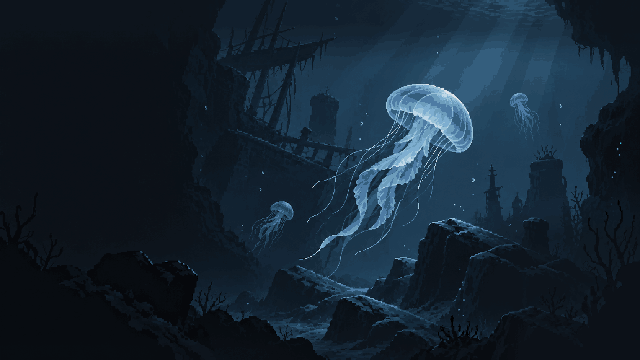
#> input picture art/incoming/title_jelly_1024/src/background_native.png, 640 x 360 px
$ python -i pixgen.py   (imports and definitions only)
#> lines starting #> are read from the running program, lines starting #| are printed output that depends on the picture; after the words box and inside, x2 and y2 are one past the last pixel; in counts of white or black regions, pixels touching at a corner belong together
"""Gemini（Nano Banana）出图 + 像素化，配套技能 .claude/skills/pixgen/SKILL.md。

  python tools/imagegen/pixgen.py gen   --tag relic265 --prompt "..." [--ref a.png ...] [--n 4]
  python tools/imagegen/pixgen.py pixel --tag relic265 [--size 32] [--colors 14] [--ref ...]
  python tools/imagegen/pixgen.py pixel --tag ul_crack --fx 200 [--cell 3] [--lum 0.9]   # 世界特效口径
  python tools/imagegen/pixgen.py sheet --tag relic265 [--ref ...]
  python tools/imagegen/pixgen.py strip --tag ka_charge --name fx_x --grid 4x2 --frame 64x64 [--align 0.03]   # 精灵表 → 帧条

- 只用标准库 urllib 直连，不经 Gemini CLI，不装任何东西。两种后端（PIXGEN_BACKEND）：
  vertex（缺省）：Vertex AI，按 Cloud 项目计费；令牌每次调 `gcloud auth print-access-token` 现取，项目取 gcloud 当前项目。
  studio：AI Studio Gemini API，key 读环境变量 GEMINI_API_KEY（预付制）。
  令牌 / key 都不打印、不写盘。
- 产物都在 build/imagegen/<tag>/（不进 git）：raw_*.png 原图、pix_*.png 成品、sheet.png 对照、log.json 提示词与参数。
"""
import argparse, base64, io, json, os, sys, time, urllib.request, urllib.error
from pathlib import Path

import numpy as np
from PIL import Image

ROOT = Path(__file__).resolve().parents[2]
OUT = ROOT / "build" / "imagegen"
API = "https://generativelanguage.googleapis.com/v1beta/models/{m}:generateContent"
VERTEX = "https://aiplatform.googleapis.com/v1/projects/{p}/locations/global/publishers/google/models/{m}:generateContent"
BACKEND = os.environ.get("PIXGEN_BACKEND", "vertex")
MODEL = os.environ.get("PIXGEN_MODEL", "gemini-3.1-flash-lite-image")
BG = (255, 0, 255)  # 要求模型用纯洋红底，抠图用
OUTLINE = (8, 14, 24)  # 现有 264 个藏品图标外轮廓 98% 是这个色
PALETTE_DIR = "game/art/ui/relics"  # 量化后吸附到这批图标的全体颜色（约 437 色），色相不跑

STYLE = ("Pixel-art game item icon in the exact style of the reference icons: single object, centered, "
         "front three-quarter view, 1-pixel dark navy outline, soft cel shading, limited palette, "
         "small sparkle accents allowed. Flat solid magenta #FF00FF background filling the whole canvas, "
         "no shadow on background, no text, no frame, no border.")


# [69 lines left out: functions _gcloud, _key, _png_b64, _call, cmd_gen, not called in this run]


def _palette(pdir):
    if not pdir:
        return None
    px = []
    for f in sorted((ROOT / pdir).glob("*.png")):
        im = np.array(Image.open(f).convert("RGBA"))
        px.append(im[im[..., 3] > 0][:, :3])
    return np.unique(np.concatenate(px), axis=0).astype(int) if px else None


def pixelize(src, size=32, colors=14, margin=1, outline=True, pdir=PALETTE_DIR, tol=90):
#> called with size = 32, colors = 14, margin = 1, outline = True, pdir = 'game/art/ui/relics', tol = 90
    im = np.array(Image.open(src).convert("RGB")).astype(int)
    h, w, _ = im.shape
#> h = 360; w = 640
    corners = np.array([im[0, 0], im[0, -1], im[-1, 0], im[-1, -1]])
#> corners = [[13, 20, 28], [13, 20, 28], [8, 13, 18], [12, 17, 24]]
    bg = np.median(corners, axis=0)
#> bg = [12.5, 18.5, 26]
    fg = np.abs(im - bg).sum(-1) > tol
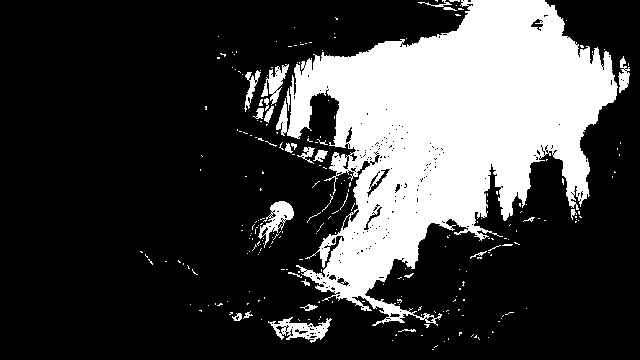
#> fg: shape (360, 640) bool; 25.4% white; 254 white regions (226 under 20 px), largest, box (x1, y1, x2, y2) and area: (276, 0, 618, 326) 54353, (268, 317, 332, 343) 721, (258, 201, 294, 248) 604
    r_, g_, b_ = im[..., 0], im[..., 1], im[..., 2]
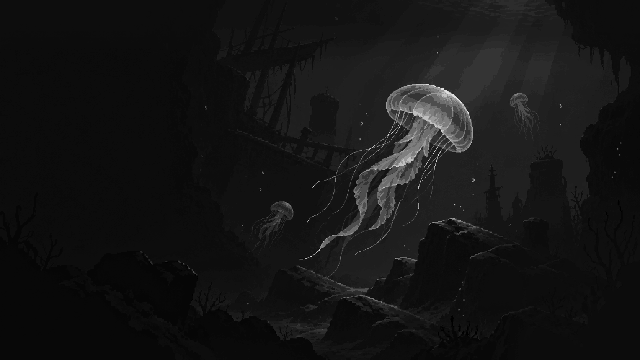
#> r_: shape (360, 640) int64; min 0, max 223, mean 20.7
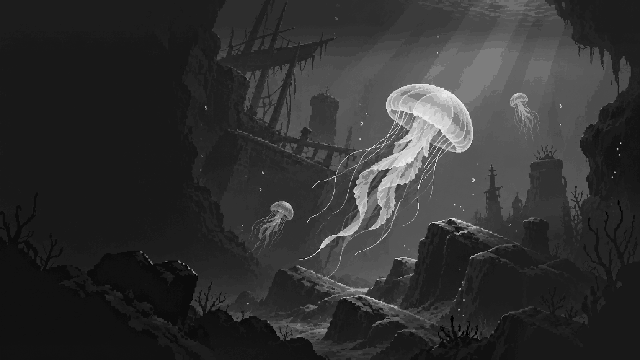
#> b_: shape (360, 640) int64; min 0, max 232, mean 49.4
    fg &= ~((np.minimum(r_, b_) - g_ > 60) & (np.abs(r_ - b_) < 90))
    ys, xs = np.nonzero(fg)
    if len(xs) == 0:
        raise ValueError("抠图后为空：" + str(src))
    y0, y1, x0, x1 = ys.min(), ys.max() + 1, xs.min(), xs.max() + 1
#> y0 = 0; y1 = 350; x0 = 140; x1 = 630
    side = max(y1 - y0, x1 - x0)
#> side = 490
    cy, cx = (y0 + y1) // 2, (x0 + x1) // 2
#> cy = 175; cx = 385
    rgba = np.zeros((h, w, 4), np.uint8)
    rgba[..., :3] = im
    rgba[..., 3] = fg * 255
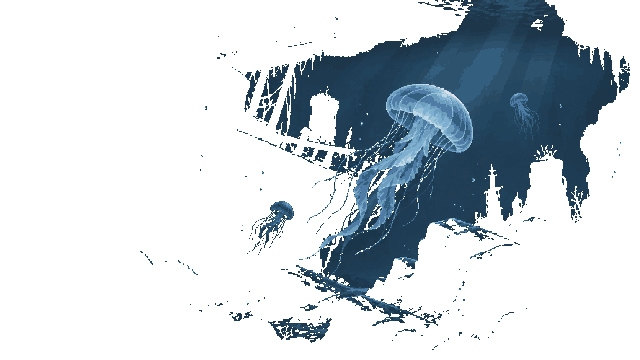
#> rgba: shape (360, 640, 4); mean R, G, B, A 20.7, 36, 49.4, 64.6; transparent parts drawn white
    crop = Image.fromarray(rgba).crop((cx - side // 2, cy - side // 2, cx - side // 2 + side, cy - side // 2 + side))
    inner = size - 2 * margin
    # 每格取众数色（5 位分箱，只数物体像素）：平均会把描边、暗纹混进本色发灰；再只对物体像素量化，名额不浪费在底色上
    c = np.array(crop)
    m = c[..., 3] > 0
#> m: shape (490, 490) bool; 24.3% white; 254 white regions (226 under 20 px), largest, box (x1, y1, x2, y2) and area: (136, 70, 478, 396) 54353, (128, 387, 192, 413) 721, (118, 271, 154, 318) 604
    key = (c[..., 0].astype(int) >> 3) << 10 | (c[..., 1].astype(int) >> 3) << 5 | (c[..., 2].astype(int) >> 3)
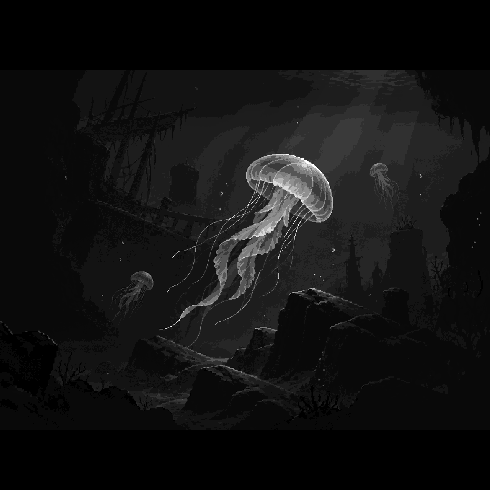
#> key: shape (490, 490) int64; min 0, max 28572, mean 2010; drawn with min black and max white
    edges = np.linspace(0, side, inner + 1).astype(int)
#> edges = 31 values from 0 to 490
    out = np.zeros((inner, inner, 3), int)
    alpha = np.zeros((inner, inner), bool)
    for yi in range(inner):
        for xi in range(inner):
            sl = (slice(edges[yi], edges[yi + 1]), slice(edges[xi], edges[xi + 1]))
            cm = m[sl]
            if cm.size == 0 or cm.mean() < 0.5:
                continue
            ks = key[sl][cm]
            vals, cnt = np.unique(ks, return_counts=True)
            k = vals[cnt.argmax()]
            out[yi, xi] = c[sl][cm][ks == k][:, :3].mean(0)
            alpha[yi, xi] = True
#> alpha: shape (30, 30) bool; 23.9% white; 4 white regions (3 under 20 px), largest, box (x1, y1, x2, y2) and area: (8, 4, 30, 23) 210
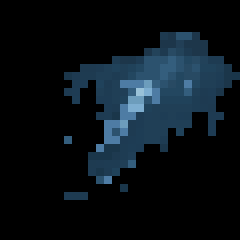
#> out: shape (30, 30, 3) int64 (shown 8 times larger); mean R, G, B 9.6, 17.5, 23.5
    px = out[alpha].astype(np.uint8)
#> px = 215 rows, first 8: [30, 58, 80], [29, 54, 74], [44, 82, 110], [44, 82, 110], [29, 54, 74], [29, 54, 74], [29, 54, 74], [34, 63, 86]
    if len(px):
        strip = Image.fromarray(px.reshape(1, -1, 3))
        qs = strip.quantize(colors=min(colors, len(np.unique(px, axis=0))), method=Image.Quantize.MEDIANCUT, dither=Image.Dither.NONE)
        out[alpha] = np.array(qs.convert("RGB")).reshape(-1, 3)
#> out: shape (30, 30, 3) int64; 9.22% of pixels changed, all inside (x1, y1, x2, y2) = (8, 6, 29, 25)
    pal = _palette(pdir)
    if pal is not None and len(pal):
        d = ((out[:, :, None, :] - pal[None, None, :, :]) ** 2).sum(-1)
        out = pal[d.argmin(-1)]
    res = np.zeros((size, size, 4), np.uint8)
    res[margin:margin + inner, margin:margin + inner, :3] = out
    res[margin:margin + inner, margin:margin + inner, 3] = alpha * 255
    if outline:
        A = res[..., 3] > 0
#> A: shape (32, 32) bool; 21% white; 4 white regions (3 under 20 px), largest, box (x1, y1, x2, y2) and area: (9, 5, 31, 24) 210
        pad = np.pad(A, 1)
#> pad: shape (34, 34) bool; 18.6% white; 4 white regions (3 under 20 px), largest, box (x1, y1, x2, y2) and area: (10, 6, 32, 25) 210
        edge = A & ~(pad[:-2, 1:-1] & pad[2:, 1:-1] & pad[1:-1, :-2] & pad[1:-1, 2:])
#> edge: shape (32, 32) bool; 7.1% white in thin lines or dots, all inside (x1, y1, x2, y2) = (9, 5, 31, 26)
        # 亮色（光线、闪点）不描边，和现有图标里不带轮廓的闪光一致
        luma = res[..., :3].astype(int) @ np.array([299, 587, 114]) // 1000
#> luma: shape (32, 32) int64; 12 distinct labels, from 0 to 128
        res[edge & (luma < 190), :3] = OUTLINE
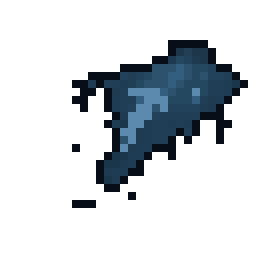
#> res: shape (32, 32, 4) (shown 8 times larger); mean R, G, B, A 6.5, 11.7, 16, 53.5; transparent parts drawn white
    return Image.fromarray(res)


# [383 lines left out: functions _cutout, pixelize_fx, _grid_mode, _quant_cap, _rgba, sprite_strip and 10 more, not called in this run]


# [2 lines not run here, left out]

>>> result = pixelize('../../art/incoming/title_jelly_1024/src/background_native.png')
